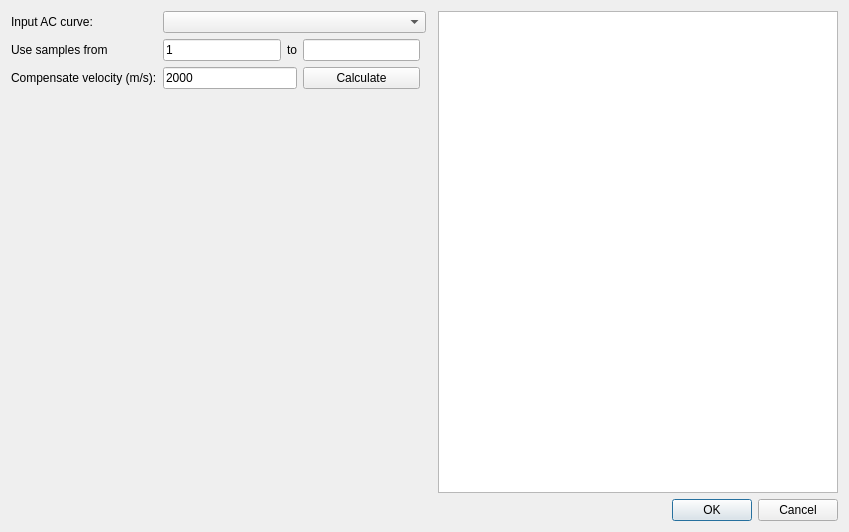
<?xml version="1.0" encoding="UTF-8"?>
<ui version="4.0">
 <class>CXDlgAC2TD</class>
 <widget class="QDialog" name="CXDlgAC2TD">
  <property name="geometry">
   <rect>
    <x>0</x>
    <y>0</y>
    <width>849</width>
    <height>532</height>
   </rect>
  </property>
  <property name="windowTitle">
   <string>Calculate TD from AC curve</string>
  </property>
  <layout class="QGridLayout" name="gridLayout">
   <item row="5" column="6">
    <widget class="QDialogButtonBox" name="buttonBox">
     <property name="standardButtons">
      <set>QDialogButtonBox::Cancel|QDialogButtonBox::Ok</set>
     </property>
    </widget>
   </item>
   <item row="1" column="1">
    <widget class="QLineEdit" name="lineEditStart">
     <property name="text">
      <string>1</string>
     </property>
    </widget>
   </item>
   <item row="1" column="2">
    <widget class="QLabel" name="label_4">
     <property name="maximumSize">
      <size>
       <width>16777215</width>
       <height>23</height>
      </size>
     </property>
     <property name="text">
      <string>to</string>
     </property>
    </widget>
   </item>
   <item row="0" column="1" colspan="4">
    <widget class="QComboBox" name="comboBox"/>
   </item>
   <item row="2" column="0">
    <widget class="QLabel" name="label_2">
     <property name="text">
      <string>Compensate velocity (m/s):</string>
     </property>
    </widget>
   </item>
   <item row="2" column="1" colspan="2">
    <widget class="QLineEdit" name="lineEdit">
     <property name="text">
      <string>2000</string>
     </property>
    </widget>
   </item>
   <item row="0" column="0">
    <widget class="QLabel" name="label">
     <property name="text">
      <string>Input AC curve:</string>
     </property>
    </widget>
   </item>
   <item row="0" column="6" rowspan="5">
    <widget class="QTableView" name="tableView">
     <property name="minimumSize">
      <size>
       <width>400</width>
       <height>0</height>
      </size>
     </property>
     <attribute name="horizontalHeaderDefaultSectionSize">
      <number>80</number>
     </attribute>
    </widget>
   </item>
   <item row="1" column="3">
    <widget class="QLineEdit" name="lineEditEnd"/>
   </item>
   <item row="1" column="0">
    <widget class="QLabel" name="label_3">
     <property name="maximumSize">
      <size>
       <width>16777215</width>
       <height>23</height>
      </size>
     </property>
     <property name="text">
      <string>Use samples from</string>
     </property>
    </widget>
   </item>
   <item row="2" column="3">
    <widget class="QPushButton" name="pushButton">
     <property name="text">
      <string>Calculate</string>
     </property>
    </widget>
   </item>
   <item row="3" column="0" rowspan="2" colspan="6">
    <widget class="CXFrameTDCurve" name="widget" native="true">
     <property name="autoFillBackground">
      <bool>true</bool>
     </property>
    </widget>
   </item>
  </layout>
 </widget>
 <layoutdefault spacing="6" margin="11"/>
 <customwidgets>
  <customwidget>
   <class>CXFrameTDCurve</class>
   <extends>QWidget</extends>
   <header>xframetdcurve.h</header>
   <container>1</container>
  </customwidget>
 </customwidgets>
 <resources/>
 <connections>
  <connection>
   <sender>buttonBox</sender>
   <signal>rejected()</signal>
   <receiver>CXDlgAC2TD</receiver>
   <slot>reject()</slot>
   <hints>
    <hint type="sourcelabel">
     <x>637</x>
     <y>511</y>
    </hint>
    <hint type="destinationlabel">
     <x>334</x>
     <y>508</y>
    </hint>
   </hints>
  </connection>
  <connection>
   <sender>buttonBox</sender>
   <signal>accepted()</signal>
   <receiver>CXDlgAC2TD</receiver>
   <slot>accept()</slot>
   <hints>
    <hint type="sourcelabel">
     <x>542</x>
     <y>512</y>
    </hint>
    <hint type="destinationlabel">
     <x>262</x>
     <y>495</y>
    </hint>
   </hints>
  </connection>
 </connections>
</ui>
